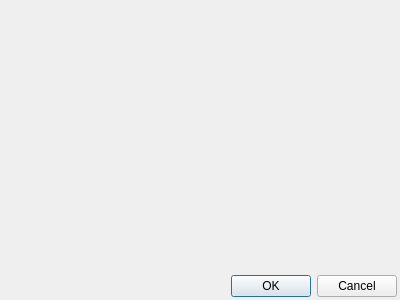
<?xml version="1.0" encoding="UTF-8"?>
<ui version="4.0">
 <class>ItemsEditorDialog</class>
 <widget class="QDialog" name="ItemsEditorDialog">
  <property name="geometry">
   <rect>
    <x>0</x>
    <y>0</y>
    <width>400</width>
    <height>300</height>
   </rect>
  </property>
  <property name="windowTitle">
   <string>Dialog</string>
  </property>
  <layout class="QVBoxLayout" name="verticalLayout">
   <property name="spacing">
    <number>3</number>
   </property>
   <property name="leftMargin">
    <number>3</number>
   </property>
   <property name="topMargin">
    <number>3</number>
   </property>
   <property name="rightMargin">
    <number>3</number>
   </property>
   <property name="bottomMargin">
    <number>3</number>
   </property>
   <item>
    <widget class="ItemsEditorWidget" name="wdgItemsEditor" native="true"/>
   </item>
   <item>
    <widget class="QDialogButtonBox" name="buttonBox">
     <property name="orientation">
      <enum>Qt::Horizontal</enum>
     </property>
     <property name="standardButtons">
      <set>QDialogButtonBox::Cancel|QDialogButtonBox::Ok</set>
     </property>
    </widget>
   </item>
  </layout>
 </widget>
 <customwidgets>
  <customwidget>
   <class>ItemsEditorWidget</class>
   <extends>QWidget</extends>
   <header>src.main.python.plotlyst.view.widget.items_editor</header>
   <container>1</container>
  </customwidget>
 </customwidgets>
 <resources/>
 <connections>
  <connection>
   <sender>buttonBox</sender>
   <signal>accepted()</signal>
   <receiver>ItemsEditorDialog</receiver>
   <slot>accept()</slot>
   <hints>
    <hint type="sourcelabel">
     <x>248</x>
     <y>254</y>
    </hint>
    <hint type="destinationlabel">
     <x>157</x>
     <y>274</y>
    </hint>
   </hints>
  </connection>
  <connection>
   <sender>buttonBox</sender>
   <signal>rejected()</signal>
   <receiver>ItemsEditorDialog</receiver>
   <slot>reject()</slot>
   <hints>
    <hint type="sourcelabel">
     <x>316</x>
     <y>260</y>
    </hint>
    <hint type="destinationlabel">
     <x>286</x>
     <y>274</y>
    </hint>
   </hints>
  </connection>
 </connections>
</ui>
